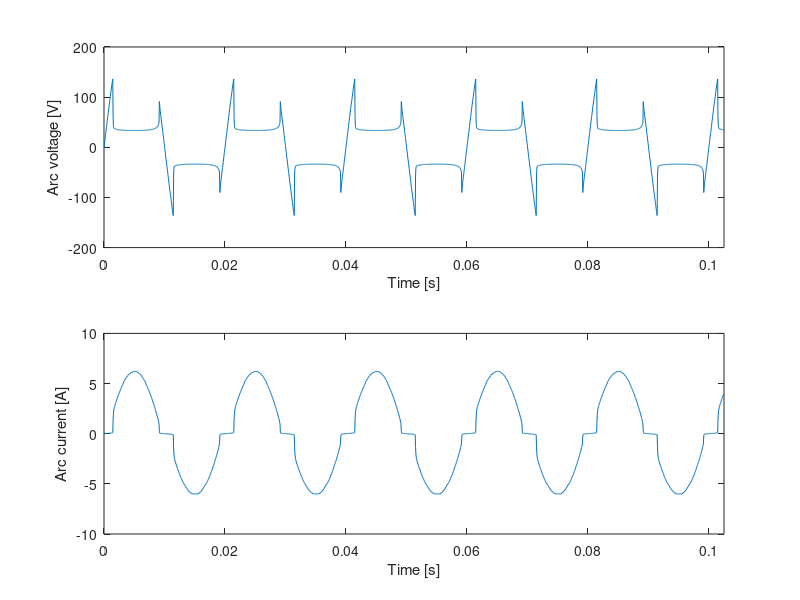

Write MATLAB code to recreate this figure.
% SIMULATION OF AN ARCING FAULT IN A RESISTIVE CIRCUIT
% J. Andrea - 2015

%Clear Workspace.
clear all;
close all;
clc;

%Time vector.
N=2050;             %Length of time vector.
Te=1/20000;         %Sampling period [s].
t=Te*(0:N-1);       %Time vector t [s].

%RL circuit parameters.
R=47.5;                 %Circuit resistance [Ohm].
L=1e-3;                 %Circuit inductance [Henry].
Vamp=230*sqrt(2);       %Generator voltage amplitude [V].
f=50;                   %Generator frequency.
Vg=Vamp*sin(2*pi*f*t);  %Generator voltage signal [V].

%Static arc equation Vt=F(It) parameters.
alpha=49.0874;      %Parameter alpha.
Rc=2221.4;          %Corona, glowing or melted bridge resistance [Ohm].
beta=1.4614;        %Parameter beta.
tau=1.3176e-05;     %Arc time constant [s].
F =@(x)alpha*Rc*x./(Rc*x.*atan(beta*x)+alpha);

%Initialize output matrices.
Varc=zeros(1,N);    %Arc voltage [V].
Iarc=zeros(1,N);    %Arc current [A].
Iarc(1)=Vg(1)/R;    %Initial current (before openning).
Iarc(2)=Vg(2)/R;    %Initial current (before openning).

%Vector x for static arc compution.
x=[ [-150:0.1:-5] [-5:0.001:5] [5:0.1:150] ];
%      Rarc area         Rc area          Rarc area

%For each time instant k of vetor time (t=k*Te),
%compute arc voltage and current:
for k=3:N
    
    %Update of circuit equation for time index k.
    Eq =@(x)F(x)-Vg(k)+R*x+L*(x-Iarc(k-1))/Te;
    
    %Solve circuit equation for polarisation current It at time index k,
    %provide more than one solution.
    indices =@(x)abs( diff( sign( Eq(x) ) ) );
    solutions=find([0 indices(x)]>=1); 
    solutions=x(solutions);
    
    %Test all the possible solutions.
    if isempty(solutions)==1       %if no solution for It:
        Iarc(k)= 0;                %there is no arc.
        
    elseif length(solutions)==1;   %if one solution for It:
        It=solutions(1);            %compute Iarc from It.          
        Iarc(k)=1/(1+tau/Te)*(It+(tau/Te)*Iarc(k-1));
        
    else    %else, we have to choose the right solution.
        
        dPmin=1e10000;       %Minimum power variation dP.
                
        %Evaluate each solutions
        for n=1:length(solutions)
            %Compute the possible arc current Ik for solution n.
            Itk=solutions(n);
            Ik=1/(1+tau/Te)*(Itk+(tau/Te)*Iarc(k-1));

            %Compute the possible arc voltage Vk for solution n.
            Vk=Vg(k)-R*Ik-L*(Ik-Iarc(k-1))/Te;
            
            %Compute the possible power Pk for solution n.
            Pk=Vk*Ik;
            
            %Compute the real power at previous time index k-1.
            Pk_1=Varc(k-1)*Iarc(k-1);
            
            %Compute possible variation of power for solution n.
            dP=abs(Pk-Pk_1);
            
            %Choose solution n if variation of power is minimal.
            if dP<dPmin
                dPmin=dP;
                Iarc(k)=Ik;
                It=solutions(n);
            end
        end     
    end
    
    %Compute Varc from right solution It
    Vt(k)=F(It);
    Varc(k)=1/(1+tau/Te)*(Vt(k)+(tau/Te)*Varc(k-1));

end

%Display Results.
figure,

%Plot arc voltage
subplot(2,1,1),plot(t,Varc);
axis([0 N*Te -200 200]);
ylabel('Arc voltage [V]');
xlabel('Time [s]');

%Plot arc current
subplot(2,1,2),plot(t,Iarc);
axis([0 N*Te -10 10]);
ylabel('Arc current [A]');
xlabel('Time [s]');
